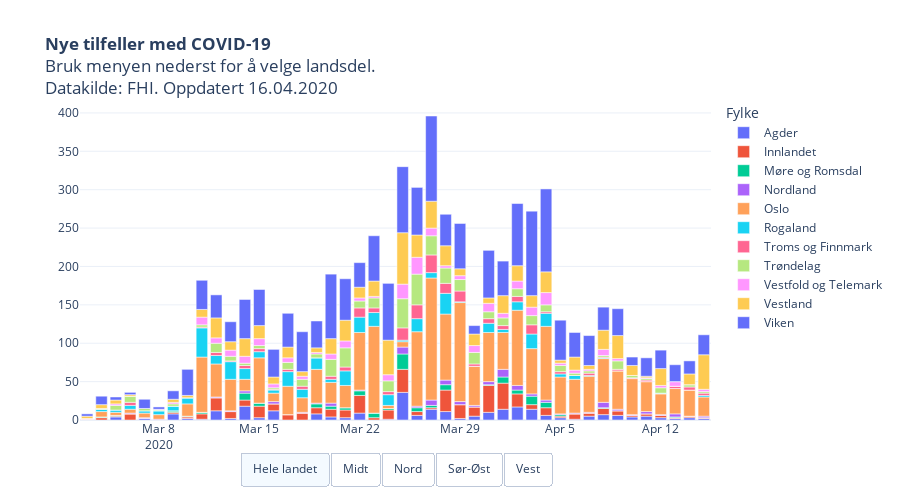

The notebook cell this image was saved under:
### Code cell
legend = [i for i in endring["Fylke"].dropna().unique()]
foretak = [i for i in endring["RHF"].dropna().unique()]
legend.sort()
foretak.sort()

fig = px.bar(endring, x='variable', y='value',
             category_orders={"RHF": foretak},
             title = "<b>Nye tilfeller med COVID-19</b><br>Bruk menyen nederst for å velge landsdel.<br>Datakilde: FHI. Oppdatert "+datetime.today().strftime('%d.%m.%Y'),
             color='Fylke', 
             height=500,
             hover_name="Fylke",
             hover_data=["value"],
             template = "plotly_white",
             labels = {"variable": "Dato", "value": "Nye tilfeller"}    
            )



fig.update_layout(
    updatemenus = list([
    dict(type="buttons", 
         direction="left", 
         active=0,
         buttons=list([
                        dict(label='Hele landet',
                 method='update',
                 args=[{'visible': [True, True, True, True, True, True, True, True, True, True, True]},
                       {'yaxis': {"title": "",
                                  "annotations": []}}]), 
            dict(label='Midt',
                 method='update',
                 args=[{'visible': [False, False, True, False, False, False, False, True, False, False, False]},
                       {'yaxis': {"title": "",
                                  "annotations": []}}]),         
            dict(label='Nord',
                 method='update',
                 args=[{'visible': [False, False, False, True, False, False, True, False, False, False, False]},
                       {'yaxis': {"title": "",
                                  "annotations": []}}]),
            
            dict(label='Sør-Øst',
                 method='update',
                 args=[{'visible': [True, True, False, False, True, False, False, False, True, False, True]},
                       {'yaxis': {"title": "",
                                  "annotations": []}}]),  
                               
             dict(label='Vest',
                 method='update',
                 args=[{'visible': [False, False, False, False, False, True, False, False, False, True, False]},
                       {'yaxis': {"title": "",
                                  "annotations": []}}])  
             
            ]),
            showactive=True,
            x=0.5,
            xanchor="center",
            y=-0.1,
            yanchor="top"
        )
    ]))

fig.update_layout(autosize=True,
    #margin=dict(l=100, r=100, t=150, b=0),
    paper_bgcolor='rgba(0, 0, 0, 0)',
    xaxis=dict(title=''),
    yaxis=dict(title='', rangemode = 'tozero'),
    #plot_bgcolor='rgb(248, 248, 255),'
                 )

py.plot(fig, filename='COVID19_nye_tilfeller.html', auto_open=False)
fig.show()

### Figure 1 — Plotly figure (JSON) as saved in the notebook; plotly's stock layout.template omitted (floating-point values rounded to 4 significant figures)
{"data": [{"alignmentgroup": "True", "customdata": [[1], [0], [4], [0], [2], [0], [8], [2], [1], [12], [2], [18], [3], [12], [0], [0], [8], [4], [3], [9], [0], [1], [36], [6], [14], [11], [2], [5], [10], [14], [17], [14], [6], [3], [1], [5], [7], [6], [4], [5], [3], [2], [3], [2]], "hoverlabel": {"namelength": 0}, "hovertemplate": "<b>%{hovertext}</b><br><br>Fylke=Agder<br>Dato=%{x}<br>Nye tilfeller=%{customdata[0]}", "hovertext": ["Agder", "Agder", "Agder", "Agder", "Agder", "Agder", "Agder", "Agder", "Agder", "Agder", "Agder", "Agder", "Agder", "Agder", "Agder", "Agder", "Agder", "Agder", "Agder", "Agder", "Agder", "Agder", "Agder", "Agder", "Agder", "Agder", "Agder", "Agder", "Agder", "Agder", "Agder", "Agder", "Agder", "Agder", "Agder", "Agder", "Agder", "Agder", "Agder", "Agder", "Agder", "Agder", "Agder", "Agder"], "legendgroup": "Agder", "marker": {"color": "#636efa"}, "name": "Agder", "offsetgroup": "Agder", "orientation": "v", "showlegend": true, "textposition": "auto", "type": "bar", "x": ["2020-03-03T00:00:00", "2020-03-04T00:00:00", "2020-03-05T00:00:00", "2020-03-06T00:00:00", "2020-03-07T00:00:00", "2020-03-08T00:00:00", "2020-03-09T00:00:00", "2020-03-10T00:00:00", "2020-03-11T00:00:00", "2020-03-12T00:00:00", "2020-03-13T00:00:00", "2020-03-14T00:00:00", "2020-03-15T00:00:00", "2020-03-16T00:00:00", "2020-03-17T00:00:00", "2020-03-18T00:00:00", "2020-03-19T00:00:00", "2020-03-20T00:00:00", "2020-03-21T00:00:00", "2020-03-22T00:00:00", "2020-03-23T00:00:00", "2020-03-24T00:00:00", "2020-03-25T00:00:00", "2020-03-26T00:00:00", "2020-03-27T00:00:00", "2020-03-28T00:00:00", "2020-03-29T00:00:00", "2020-03-30T00:00:00", "2020-03-31T00:00:00", "2020-04-01T00:00:00", "2020-04-02T00:00:00", "2020-04-03T00:00:00", "2020-04-04T00:00:00", "2020-04-05T00:00:00", "2020-04-06T00:00:00", "2020-04-07T00:00:00", "2020-04-08T00:00:00", "2020-04-09T00:00:00", "2020-04-10T00:00:00", "2020-04-11T00:00:00", "2020-04-12T00:00:00", "2020-04-13T00:00:00", "2020-04-14T00:00:00", "2020-04-15T00:00:00"], "xaxis": "x", "y": [1, 0, 4, 0, 2, 0, 8, 2, 1, 12, 2, 18, 3, 12, 0, 0, 8, 4, 3, 9, 0, 1, 36, 6, 14, 11, 2, 5, 10, 14, 17, 14, 6, 3, 1, 5, 7, 6, 4, 5, 3, 2, 3, 2], "yaxis": "y"}, {"alignmentgroup": "True", "customdata": [[0], [3], [1], [8], [0], [0], [2], [2], [7], [17], [9], [8], [15], [9], [7], [9], [8], [10], [10], [23], [3], [12], [30], [5], [2], [28], [18], [12], [35], [34], [17], [6], [10], [2], [7], [4], [8], [6], [2], [3], [3], [1], [2], [1]], "hoverlabel": {"namelength": 0}, "hovertemplate": "<b>%{hovertext}</b><br><br>Fylke=Innlandet<br>Dato=%{x}<br>Nye tilfeller=%{customdata[0]}", "hovertext": ["Innlandet", "Innlandet", "Innlandet", "Innlandet", "Innlandet", "Innlandet", "Innlandet", "Innlandet", "Innlandet", "Innlandet", "Innlandet", "Innlandet", "Innlandet", "Innlandet", "Innlandet", "Innlandet", "Innlandet", "Innlandet", "Innlandet", "Innlandet", "Innlandet", "Innlandet", "Innlandet", "Innlandet", "Innlandet", "Innlandet", "Innlandet", "Innlandet", "Innlandet", "Innlandet", "Innlandet", "Innlandet", "Innlandet", "Innlandet", "Innlandet", "Innlandet", "Innlandet", "Innlandet", "Innlandet", "Innlandet", "Innlandet", "Innlandet", "Innlandet", "Innlandet"], "legendgroup": "Innlandet", "marker": {"color": "#EF553B"}, "name": "Innlandet", "offsetgroup": "Innlandet", "orientation": "v", "showlegend": true, "textposition": "auto", "type": "bar", "x": ["2020-03-03T00:00:00", "2020-03-04T00:00:00", "2020-03-05T00:00:00", "2020-03-06T00:00:00", "2020-03-07T00:00:00", "2020-03-08T00:00:00", "2020-03-09T00:00:00", "2020-03-10T00:00:00", "2020-03-11T00:00:00", "2020-03-12T00:00:00", "2020-03-13T00:00:00", "2020-03-14T00:00:00", "2020-03-15T00:00:00", "2020-03-16T00:00:00", "2020-03-17T00:00:00", "2020-03-18T00:00:00", "2020-03-19T00:00:00", "2020-03-20T00:00:00", "2020-03-21T00:00:00", "2020-03-22T00:00:00", "2020-03-23T00:00:00", "2020-03-24T00:00:00", "2020-03-25T00:00:00", "2020-03-26T00:00:00", "2020-03-27T00:00:00", "2020-03-28T00:00:00", "2020-03-29T00:00:00", "2020-03-30T00:00:00", "2020-03-31T00:00:00", "2020-04-01T00:00:00", "2020-04-02T00:00:00", "2020-04-03T00:00:00", "2020-04-04T00:00:00", "2020-04-05T00:00:00", "2020-04-06T00:00:00", "2020-04-07T00:00:00", "2020-04-08T00:00:00", "2020-04-09T00:00:00", "2020-04-10T00:00:00", "2020-04-11T00:00:00", "2020-04-12T00:00:00", "2020-04-13T00:00:00", "2020-04-14T00:00:00", "2020-04-15T00:00:00"], "xaxis": "x", "y": [0, 3, 1, 8, 0, 0, 2, 2, 7, 17, 9, 8, 15, 9, 7, 9, 8, 10, 10, 23, 3, 12, 30, 5, 2, 28, 18, 12, 35, 34, 17, 6, 10, 2, 7, 4, 8, 6, 2, 3, 3, 1, 2, 1], "yaxis": "y"}, {"alignmentgroup": "True", "customdata": [[0], [1], [1], [0], [0], [0], [2], [1], [2], [0], [0], [9], [4], [0], [0], [0], [5], [4], [3], [6], [6], [2], [20], [5], [3], [7], [0], [0], [1], [8], [5], [11], [7], [2], [0], [0], [1], [0], [0], [0], [0], [1], [0], [0]], "hoverlabel": {"namelength": 0}, "hovertemplate": "<b>%{hovertext}</b><br><br>Fylke=Møre og Romsdal<br>Dato=%{x}<br>Nye tilfeller=%{customdata[0]}", "hovertext": ["Møre og Romsdal", "Møre og Romsdal", "Møre og Romsdal", "Møre og Romsdal", "Møre og Romsdal", "Møre og Romsdal", "Møre og Romsdal", "Møre og Romsdal", "Møre og Romsdal", "Møre og Romsdal", "Møre og Romsdal", "Møre og Romsdal", "Møre og Romsdal", "Møre og Romsdal", "Møre og Romsdal", "Møre og Romsdal", "Møre og Romsdal", "Møre og Romsdal", "Møre og Romsdal", "Møre og Romsdal", "Møre og Romsdal", "Møre og Romsdal", "Møre og Romsdal", "Møre og Romsdal", "Møre og Romsdal", "Møre og Romsdal", "Møre og Romsdal", "Møre og Romsdal", "Møre og Romsdal", "Møre og Romsdal", "Møre og Romsdal", "Møre og Romsdal", "Møre og Romsdal", "Møre og Romsdal", "Møre og Romsdal", "Møre og Romsdal", "Møre og Romsdal", "Møre og Romsdal", "Møre og Romsdal", "Møre og Romsdal", "Møre og Romsdal", "Møre og Romsdal", "Møre og Romsdal", "Møre og Romsdal"], "legendgroup": "Møre og Romsdal", "marker": {"color": "#00cc96"}, "name": "Møre og Romsdal", "offsetgroup": "Møre og Romsdal", "orientation": "v", "showlegend": true, "textposition": "auto", "type": "bar", "x": ["2020-03-03T00:00:00", "2020-03-04T00:00:00", "2020-03-05T00:00:00", "2020-03-06T00:00:00", "2020-03-07T00:00:00", "2020-03-08T00:00:00", "2020-03-09T00:00:00", "2020-03-10T00:00:00", "2020-03-11T00:00:00", "2020-03-12T00:00:00", "2020-03-13T00:00:00", "2020-03-14T00:00:00", "2020-03-15T00:00:00", "2020-03-16T00:00:00", "2020-03-17T00:00:00", "2020-03-18T00:00:00", "2020-03-19T00:00:00", "2020-03-20T00:00:00", "2020-03-21T00:00:00", "2020-03-22T00:00:00", "2020-03-23T00:00:00", "2020-03-24T00:00:00", "2020-03-25T00:00:00", "2020-03-26T00:00:00", "2020-03-27T00:00:00", "2020-03-28T00:00:00", "2020-03-29T00:00:00", "2020-03-30T00:00:00", "2020-03-31T00:00:00", "2020-04-01T00:00:00", "2020-04-02T00:00:00", "2020-04-03T00:00:00", "2020-04-04T00:00:00", "2020-04-05T00:00:00", "2020-04-06T00:00:00", "2020-04-07T00:00:00", "2020-04-08T00:00:00", "2020-04-09T00:00:00", "2020-04-10T00:00:00", "2020-04-11T00:00:00", "2020-04-12T00:00:00", "2020-04-13T00:00:00", "2020-04-14T00:00:00", "2020-04-15T00:00:00"], "xaxis": "x", "y": [0, 1, 1, 0, 0, 0, 2, 1, 2, 0, 0, 9, 4, 0, 0, 0, 5, 4, 3, 6, 6, 2, 20, 5, 3, 7, 0, 0, 1, 8, 5, 11, 7, 2, 0, 0, 1, 0, 0, 0, 0, 1, 0, 0], "yaxis": "y"}, {"alignmentgroup": "True", "customdata": [[0], [0], [0], [1], [1], [1], [0], [0], [0], [1], [1], [3], [0], [3], [0], [1], [1], [4], [0], [1], [0], [0], [9], [2], [7], [6], [4], [2], [4], [10], [6], [3], [3], [1], [1], [1], [7], [2], [1], [3], [1], [4], [0], [2]], "hoverlabel": {"namelength": 0}, "hovertemplate": "<b>%{hovertext}</b><br><br>Fylke=Nordland<br>Dato=%{x}<br>Nye tilfeller=%{customdata[0]}", "hovertext": ["Nordland", "Nordland", "Nordland", "Nordland", "Nordland", "Nordland", "Nordland", "Nordland", "Nordland", "Nordland", "Nordland", "Nordland", "Nordland", "Nordland", "Nordland", "Nordland", "Nordland", "Nordland", "Nordland", "Nordland", "Nordland", "Nordland", "Nordland", "Nordland", "Nordland", "Nordland", "Nordland", "Nordland", "Nordland", "Nordland", "Nordland", "Nordland", "Nordland", "Nordland", "Nordland", "Nordland", "Nordland", "Nordland", "Nordland", "Nordland", "Nordland", "Nordland", "Nordland", "Nordland"], "legendgroup": "Nordland", "marker": {"color": "#ab63fa"}, "name": "Nordland", "offsetgroup": "Nordland", "orientation": "v", "showlegend": true, "textposition": "auto", "type": "bar", "x": ["2020-03-03T00:00:00", "2020-03-04T00:00:00", "2020-03-05T00:00:00", "2020-03-06T00:00:00", "2020-03-07T00:00:00", "2020-03-08T00:00:00", "2020-03-09T00:00:00", "2020-03-10T00:00:00", "2020-03-11T00:00:00", "2020-03-12T00:00:00", "2020-03-13T00:00:00", "2020-03-14T00:00:00", "2020-03-15T00:00:00", "2020-03-16T00:00:00", "2020-03-17T00:00:00", "2020-03-18T00:00:00", "2020-03-19T00:00:00", "2020-03-20T00:00:00", "2020-03-21T00:00:00", "2020-03-22T00:00:00", "2020-03-23T00:00:00", "2020-03-24T00:00:00", "2020-03-25T00:00:00", "2020-03-26T00:00:00", "2020-03-27T00:00:00", "2020-03-28T00:00:00", "2020-03-29T00:00:00", "2020-03-30T00:00:00", "2020-03-31T00:00:00", "2020-04-01T00:00:00", "2020-04-02T00:00:00", "2020-04-03T00:00:00", "2020-04-04T00:00:00", "2020-04-05T00:00:00", "2020-04-06T00:00:00", "2020-04-07T00:00:00", "2020-04-08T00:00:00", "2020-04-09T00:00:00", "2020-04-10T00:00:00", "2020-04-11T00:00:00", "2020-04-12T00:00:00", "2020-04-13T00:00:00", "2020-04-14T00:00:00", "2020-04-15T00:00:00"], "xaxis": "x", "y": [0, 0, 0, 1, 1, 1, 0, 0, 0, 1, 1, 3, 0, 3, 0, 1, 1, 4, 0, 1, 0, 0, 9, 2, 7, 6, 4, 2, 4, 10, 6, 3, 3, 1, 1, 1, 7, 2, 1, 3, 1, 4, 0, 2], "yaxis": "y"}, {"alignmentgroup": "True", "customdata": [[0], [7], [4], [5], [6], [6], [0], [16], [72], [43], [41], [15], [59], [11], [37], [19], [44], [27], [29], [75], [113], [4], [7], [97], [159], [86], [129], [51], [64], [48], [98], [59], [96], [48], [44], [47], [57], [50], [47], [39], [27], [33], [34], [25]], "hoverlabel": {"namelength": 0}, "hovertemplate": "<b>%{hovertext}</b><br><br>Fylke=Oslo<br>Dato=%{x}<br>Nye tilfeller=%{customdata[0]}", "hovertext": ["Oslo", "Oslo", "Oslo", "Oslo", "Oslo", "Oslo", "Oslo", "Oslo", "Oslo", "Oslo", "Oslo", "Oslo", "Oslo", "Oslo", "Oslo", "Oslo", "Oslo", "Oslo", "Oslo", "Oslo", "Oslo", "Oslo", "Oslo", "Oslo", "Oslo", "Oslo", "Oslo", "Oslo", "Oslo", "Oslo", "Oslo", "Oslo", "Oslo", "Oslo", "Oslo", "Oslo", "Oslo", "Oslo", "Oslo", "Oslo", "Oslo", "Oslo", "Oslo", "Oslo"], "legendgroup": "Oslo", "marker": {"color": "#FFA15A"}, "name": "Oslo", "offsetgroup": "Oslo", "orientation": "v", "showlegend": true, "textposition": "auto", "type": "bar", "x": ["2020-03-03T00:00:00", "2020-03-04T00:00:00", "2020-03-05T00:00:00", "2020-03-06T00:00:00", "2020-03-07T00:00:00", "2020-03-08T00:00:00", "2020-03-09T00:00:00", "2020-03-10T00:00:00", "2020-03-11T00:00:00", "2020-03-12T00:00:00", "2020-03-13T00:00:00", "2020-03-14T00:00:00", "2020-03-15T00:00:00", "2020-03-16T00:00:00", "2020-03-17T00:00:00", "2020-03-18T00:00:00", "2020-03-19T00:00:00", "2020-03-20T00:00:00", "2020-03-21T00:00:00", "2020-03-22T00:00:00", "2020-03-23T00:00:00", "2020-03-24T00:00:00", "2020-03-25T00:00:00", "2020-03-26T00:00:00", "2020-03-27T00:00:00", "2020-03-28T00:00:00", "2020-03-29T00:00:00", "2020-03-30T00:00:00", "2020-03-31T00:00:00", "2020-04-01T00:00:00", "2020-04-02T00:00:00", "2020-04-03T00:00:00", "2020-04-04T00:00:00", "2020-04-05T00:00:00", "2020-04-06T00:00:00", "2020-04-07T00:00:00", "2020-04-08T00:00:00", "2020-04-09T00:00:00", "2020-04-10T00:00:00", "2020-04-11T00:00:00", "2020-04-12T00:00:00", "2020-04-13T00:00:00", "2020-04-14T00:00:00", "2020-04-15T00:00:00"], "xaxis": "x", "y": [0, 7, 4, 5, 6, 6, 0, 16, 72, 43, 41, 15, 59, 11, 37, 19, 44, 27, 29, 75, 113, 4, 7, 97, 159, 86, 129, 51, 64, 48, 98, 59, 96, 48, 44, 47, 57, 50, 47, 39, 27, 33, 34, 25], "yaxis": "y"}, {"alignmentgroup": "True", "customdata": [[0], [3], [3], [5], [3], [5], [6], [8], [38], [11], [23], [14], [8], [4], [19], [11], [15], [4], [19], [20], [18], [14], [2], [17], [7], [27], [1], [0], [12], [4], [11], [19], [17], [4], [5], [1], [1], [0], [0], [0], [1], [0], [0], [2]], "hoverlabel": {"namelength": 0}, "hovertemplate": "<b>%{hovertext}</b><br><br>Fylke=Rogaland<br>Dato=%{x}<br>Nye tilfeller=%{customdata[0]}", "hovertext": ["Rogaland", "Rogaland", "Rogaland", "Rogaland", "Rogaland", "Rogaland", "Rogaland", "Rogaland", "Rogaland", "Rogaland", "Rogaland", "Rogaland", "Rogaland", "Rogaland", "Rogaland", "Rogaland", "Rogaland", "Rogaland", "Rogaland", "Rogaland", "Rogaland", "Rogaland", "Rogaland", "Rogaland", "Rogaland", "Rogaland", "Rogaland", "Rogaland", "Rogaland", "Rogaland", "Rogaland", "Rogaland", "Rogaland", "Rogaland", "Rogaland", "Rogaland", "Rogaland", "Rogaland", "Rogaland", "Rogaland", "Rogaland", "Rogaland", "Rogaland", "Rogaland"], "legendgroup": "Rogaland", "marker": {"color": "#19d3f3"}, "name": "Rogaland", "offsetgroup": "Rogaland", "orientation": "v", "showlegend": true, "textposition": "auto", "type": "bar", "x": ["2020-03-03T00:00:00", "2020-03-04T00:00:00", "2020-03-05T00:00:00", "2020-03-06T00:00:00", "2020-03-07T00:00:00", "2020-03-08T00:00:00", "2020-03-09T00:00:00", "2020-03-10T00:00:00", "2020-03-11T00:00:00", "2020-03-12T00:00:00", "2020-03-13T00:00:00", "2020-03-14T00:00:00", "2020-03-15T00:00:00", "2020-03-16T00:00:00", "2020-03-17T00:00:00", "2020-03-18T00:00:00", "2020-03-19T00:00:00", "2020-03-20T00:00:00", "2020-03-21T00:00:00", "2020-03-22T00:00:00", "2020-03-23T00:00:00", "2020-03-24T00:00:00", "2020-03-25T00:00:00", "2020-03-26T00:00:00", "2020-03-27T00:00:00", "2020-03-28T00:00:00", "2020-03-29T00:00:00", "2020-03-30T00:00:00", "2020-03-31T00:00:00", "2020-04-01T00:00:00", "2020-04-02T00:00:00", "2020-04-03T00:00:00", "2020-04-04T00:00:00", "2020-04-05T00:00:00", "2020-04-06T00:00:00", "2020-04-07T00:00:00", "2020-04-08T00:00:00", "2020-04-09T00:00:00", "2020-04-10T00:00:00", "2020-04-11T00:00:00", "2020-04-12T00:00:00", "2020-04-13T00:00:00", "2020-04-14T00:00:00", "2020-04-15T00:00:00"], "xaxis": "x", "y": [0, 3, 3, 5, 3, 5, 6, 8, 38, 11, 23, 14, 8, 4, 19, 11, 15, 4, 19, 20, 18, 14, 2, 17, 7, 27, 1, 0, 12, 4, 11, 19, 17, 4, 5, 1, 1, 0, 0, 0, 1, 0, 0, 2], "yaxis": "y"}, {"alignmentgroup": "True", "customdata": [[1], [0], [0], [4], [0], [0], [0], [0], [1], [4], [1], [4], [4], [1], [3], [4], [0], [4], [5], [12], [6], [4], [16], [18], [23], [13], [14], [3], [6], [5], [7], [12], [2], [3], [0], [3], [1], [2], [1], [2], [0], [3], [4], [3]], "hoverlabel": {"namelength": 0}, "hovertemplate": "<b>%{hovertext}</b><br><br>Fylke=Troms og Finnmark<br>Dato=%{x}<br>Nye tilfeller=%{customdata[0]}", "hovertext": ["Troms og Finnmark", "Troms og Finnmark", "Troms og Finnmark", "Troms og Finnmark", "Troms og Finnmark", "Troms og Finnmark", "Troms og Finnmark", "Troms og Finnmark", "Troms og Finnmark", "Troms og Finnmark", "Troms og Finnmark", "Troms og Finnmark", "Troms og Finnmark", "Troms og Finnmark", "Troms og Finnmark", "Troms og Finnmark", "Troms og Finnmark", "Troms og Finnmark", "Troms og Finnmark", "Troms og Finnmark", "Troms og Finnmark", "Troms og Finnmark", "Troms og Finnmark", "Troms og Finnmark", "Troms og Finnmark", "Troms og Finnmark", "Troms og Finnmark", "Troms og Finnmark", "Troms og Finnmark", "Troms og Finnmark", "Troms og Finnmark", "Troms og Finnmark", "Troms og Finnmark", "Troms og Finnmark", "Troms og Finnmark", "Troms og Finnmark", "Troms og Finnmark", "Troms og Finnmark", "Troms og Finnmark", "Troms og Finnmark", "Troms og Finnmark", "Troms og Finnmark", "Troms og Finnmark", "Troms og Finnmark"], "legendgroup": "Troms og Finnmark", "marker": {"color": "#FF6692"}, "name": "Troms og Finnmark", "offsetgroup": "Troms og Finnmark", "orientation": "v", "showlegend": true, "textposition": "auto", "type": "bar", "x": ["2020-03-03T00:00:00", "2020-03-04T00:00:00", "2020-03-05T00:00:00", "2020-03-06T00:00:00", "2020-03-07T00:00:00", "2020-03-08T00:00:00", "2020-03-09T00:00:00", "2020-03-10T00:00:00", "2020-03-11T00:00:00", "2020-03-12T00:00:00", "2020-03-13T00:00:00", "2020-03-14T00:00:00", "2020-03-15T00:00:00", "2020-03-16T00:00:00", "2020-03-17T00:00:00", "2020-03-18T00:00:00", "2020-03-19T00:00:00", "2020-03-20T00:00:00", "2020-03-21T00:00:00", "2020-03-22T00:00:00", "2020-03-23T00:00:00", "2020-03-24T00:00:00", "2020-03-25T00:00:00", "2020-03-26T00:00:00", "2020-03-27T00:00:00", "2020-03-28T00:00:00", "2020-03-29T00:00:00", "2020-03-30T00:00:00", "2020-03-31T00:00:00", "2020-04-01T00:00:00", "2020-04-02T00:00:00", "2020-04-03T00:00:00", "2020-04-04T00:00:00", "2020-04-05T00:00:00", "2020-04-06T00:00:00", "2020-04-07T00:00:00", "2020-04-08T00:00:00", "2020-04-09T00:00:00", "2020-04-10T00:00:00", "2020-04-11T00:00:00", "2020-04-12T00:00:00", "2020-04-13T00:00:00", "2020-04-14T00:00:00", "2020-04-15T00:00:00"], "xaxis": "x", "y": [1, 0, 0, 4, 0, 0, 0, 0, 1, 4, 1, 4, 4, 1, 3, 4, 0, 4, 5, 12, 6, 4, 16, 18, 23, 13, 14, 3, 6, 5, 7, 12, 2, 3, 0, 3, 1, 2, 1, 2, 0, 3, 4, 3], "yaxis": "y"}, {"alignmentgroup": "True", "customdata": [[0], [1], [6], [8], [3], [1], [3], [0], [3], [12], [6], [3], [4], [2], [9], [9], [5], [22], [25], [9], [13], [14], [38], [40], [25], [20], [15], [15], [9], [10], [10], [12], [9], [8], [3], [3], [2], [11], [3], [2], [7], [0], [3], [2]], "hoverlabel": {"namelength": 0}, "hovertemplate": "<b>%{hovertext}</b><br><br>Fylke=Trøndelag<br>Dato=%{x}<br>Nye tilfeller=%{customdata[0]}", "hovertext": ["Trøndelag", "Trøndelag", "Trøndelag", "Trøndelag", "Trøndelag", "Trøndelag", "Trøndelag", "Trøndelag", "Trøndelag", "Trøndelag", "Trøndelag", "Trøndelag", "Trøndelag", "Trøndelag", "Trøndelag", "Trøndelag", "Trøndelag", "Trøndelag", "Trøndelag", "Trøndelag", "Trøndelag", "Trøndelag", "Trøndelag", "Trøndelag", "Trøndelag", "Trøndelag", "Trøndelag", "Trøndelag", "Trøndelag", "Trøndelag", "Trøndelag", "Trøndelag", "Trøndelag", "Trøndelag", "Trøndelag", "Trøndelag", "Trøndelag", "Trøndelag", "Trøndelag", "Trøndelag", "Trøndelag", "Trøndelag", "Trøndelag", "Trøndelag"], "legendgroup": "Trøndelag", "marker": {"color": "#B6E880"}, "name": "Trøndelag", "offsetgroup": "Trøndelag", "orientation": "v", "showlegend": true, "textposition": "auto", "type": "bar", "x": ["2020-03-03T00:00:00", "2020-03-04T00:00:00", "2020-03-05T00:00:00", "2020-03-06T00:00:00", "2020-03-07T00:00:00", "2020-03-08T00:00:00", "2020-03-09T00:00:00", "2020-03-10T00:00:00", "2020-03-11T00:00:00", "2020-03-12T00:00:00", "2020-03-13T00:00:00", "2020-03-14T00:00:00", "2020-03-15T00:00:00", "2020-03-16T00:00:00", "2020-03-17T00:00:00", "2020-03-18T00:00:00", "2020-03-19T00:00:00", "2020-03-20T00:00:00", "2020-03-21T00:00:00", "2020-03-22T00:00:00", "2020-03-23T00:00:00", "2020-03-24T00:00:00", "2020-03-25T00:00:00", "2020-03-26T00:00:00", "2020-03-27T00:00:00", "2020-03-28T00:00:00", "2020-03-29T00:00:00", "2020-03-30T00:00:00", "2020-03-31T00:00:00", "2020-04-01T00:00:00", "2020-04-02T00:00:00", "2020-04-03T00:00:00", "2020-04-04T00:00:00", "2020-04-05T00:00:00", "2020-04-06T00:00:00", "2020-04-07T00:00:00", "2020-04-08T00:00:00", "2020-04-09T00:00:00", "2020-04-10T00:00:00", "2020-04-11T00:00:00", "2020-04-12T00:00:00", "2020-04-13T00:00:00", "2020-04-14T00:00:00", "2020-04-15T00:00:00"], "xaxis": "x", "y": [0, 1, 6, 8, 3, 1, 3, 0, 3, 12, 6, 3, 4, 2, 9, 9, 5, 22, 25, 9, 13, 14, 38, 40, 25, 20, 15, 15, 9, 10, 10, 12, 9, 8, 3, 3, 2, 11, 3, 2, 7, 0, 3, 2], "yaxis": "y"}, {"alignmentgroup": "True", "customdata": [[0], [0], [2], [0], [0], [1], [2], [0], [10], [7], [8], [9], [9], [5], [6], [4], [2], [7], [9], [4], [2], [8], [19], [22], [10], [3], [5], [9], [11], [6], [10], [11], [16], [3], [4], [2], [8], [3], [0], [1], [3], [6], [0], [3]], "hoverlabel": {"namelength": 0}, "hovertemplate": "<b>%{hovertext}</b><br><br>Fylke=Vestfold og Telemark<br>Dato=%{x}<br>Nye tilfeller=%{customdata[0]}", "hovertext": ["Vestfold og Telemark", "Vestfold og Telemark", "Vestfold og Telemark", "Vestfold og Telemark", "Vestfold og Telemark", "Vestfold og Telemark", "Vestfold og Telemark", "Vestfold og Telemark", "Vestfold og Telemark", "Vestfold og Telemark", "Vestfold og Telemark", "Vestfold og Telemark", "Vestfold og Telemark", "Vestfold og Telemark", "Vestfold og Telemark", "Vestfold og Telemark", "Vestfold og Telemark", "Vestfold og Telemark", "Vestfold og Telemark", "Vestfold og Telemark", "Vestfold og Telemark", "Vestfold og Telemark", "Vestfold og Telemark", "Vestfold og Telemark", "Vestfold og Telemark", "Vestfold og Telemark", "Vestfold og Telemark", "Vestfold og Telemark", "Vestfold og Telemark", "Vestfold og Telemark", "Vestfold og Telemark", "Vestfold og Telemark", "Vestfold og Telemark", "Vestfold og Telemark", "Vestfold og Telemark", "Vestfold og Telemark", "Vestfold og Telemark", "Vestfold og Telemark", "Vestfold og Telemark", "Vestfold og Telemark", "Vestfold og Telemark", "Vestfold og Telemark", "Vestfold og Telemark", "Vestfold og Telemark"], "legendgroup": "Vestfold og Telemark", "marker": {"color": "#FF97FF"}, "name": "Vestfold og Telemark", "offsetgroup": "Vestfold og Telemark", "orientation": "v", "showlegend": true, "textposition": "auto", "type": "bar", "x": ["2020-03-03T00:00:00", "2020-03-04T00:00:00", "2020-03-05T00:00:00", "2020-03-06T00:00:00", "2020-03-07T00:00:00", "2020-03-08T00:00:00", "2020-03-09T00:00:00", "2020-03-10T00:00:00", "2020-03-11T00:00:00", "2020-03-12T00:00:00", "2020-03-13T00:00:00", "2020-03-14T00:00:00", "2020-03-15T00:00:00", "2020-03-16T00:00:00", "2020-03-17T00:00:00", "2020-03-18T00:00:00", "2020-03-19T00:00:00", "2020-03-20T00:00:00", "2020-03-21T00:00:00", "2020-03-22T00:00:00", "2020-03-23T00:00:00", "2020-03-24T00:00:00", "2020-03-25T00:00:00", "2020-03-26T00:00:00", "2020-03-27T00:00:00", "2020-03-28T00:00:00", "2020-03-29T00:00:00", "2020-03-30T00:00:00", "2020-03-31T00:00:00", "2020-04-01T00:00:00", "2020-04-02T00:00:00", "2020-04-03T00:00:00", "2020-04-04T00:00:00", "2020-04-05T00:00:00", "2020-04-06T00:00:00", "2020-04-07T00:00:00", "2020-04-08T00:00:00", "2020-04-09T00:00:00", "2020-04-10T00:00:00", "2020-04-11T00:00:00", "2020-04-12T00:00:00", "2020-04-13T00:00:00", "2020-04-14T00:00:00", "2020-04-15T00:00:00"], "xaxis": "x", "y": [0, 0, 2, 0, 0, 1, 2, 0, 10, 7, 8, 9, 9, 5, 6, 4, 2, 7, 9, 4, 2, 8, 19, 22, 10, 3, 5, 9, 11, 6, 10, 11, 16, 3, 4, 2, 8, 3, 0, 1, 3, 6, 0, 3], "yaxis": "y"}, {"alignmentgroup": "True", "customdata": [[3], [5], [5], [2], [0], [0], [4], [3], [10], [26], [11], [23], [17], [9], [14], [6], [6], [20], [27], [14], [20], [45], [67], [29], [35], [26], [9], [15], [7], [23], [20], [15], [27], [4], [17], [5], [25], [30], [13], [2], [22], [0], [14], [45]], "hoverlabel": {"namelength": 0}, "hovertemplate": "<b>%{hovertext}</b><br><br>Fylke=Vestland<br>Dato=%{x}<br>Nye tilfeller=%{customdata[0]}", "hovertext": ["Vestland", "Vestland", "Vestland", "Vestland", "Vestland", "Vestland", "Vestland", "Vestland", "Vestland", "Vestland", "Vestland", "Vestland", "Vestland", "Vestland", "Vestland", "Vestland", "Vestland", "Vestland", "Vestland", "Vestland", "Vestland", "Vestland", "Vestland", "Vestland", "Vestland", "Vestland", "Vestland", "Vestland", "Vestland", "Vestland", "Vestland", "Vestland", "Vestland", "Vestland", "Vestland", "Vestland", "Vestland", "Vestland", "Vestland", "Vestland", "Vestland", "Vestland", "Vestland", "Vestland"], "legendgroup": "Vestland", "marker": {"color": "#FECB52"}, "name": "Vestland", "offsetgroup": "Vestland", "orientation": "v", "showlegend": true, "textposition": "auto", "type": "bar", "x": ["2020-03-03T00:00:00", "2020-03-04T00:00:00", "2020-03-05T00:00:00", "2020-03-06T00:00:00", "2020-03-07T00:00:00", "2020-03-08T00:00:00", "2020-03-09T00:00:00", "2020-03-10T00:00:00", "2020-03-11T00:00:00", "2020-03-12T00:00:00", "2020-03-13T00:00:00", "2020-03-14T00:00:00", "2020-03-15T00:00:00", "2020-03-16T00:00:00", "2020-03-17T00:00:00", "2020-03-18T00:00:00", "2020-03-19T00:00:00", "2020-03-20T00:00:00", "2020-03-21T00:00:00", "2020-03-22T00:00:00", "2020-03-23T00:00:00", "2020-03-24T00:00:00", "2020-03-25T00:00:00", "2020-03-26T00:00:00", "2020-03-27T00:00:00", "2020-03-28T00:00:00", "2020-03-29T00:00:00", "2020-03-30T00:00:00", "2020-03-31T00:00:00", "2020-04-01T00:00:00", "2020-04-02T00:00:00", "2020-04-03T00:00:00", "2020-04-04T00:00:00", "2020-04-05T00:00:00", "2020-04-06T00:00:00", "2020-04-07T00:00:00", "2020-04-08T00:00:00", "2020-04-09T00:00:00", "2020-04-10T00:00:00", "2020-04-11T00:00:00", "2020-04-12T00:00:00", "2020-04-13T00:00:00", "2020-04-14T00:00:00", "2020-04-15T00:00:00"], "xaxis": "x", "y": [3, 5, 5, 2, 0, 0, 4, 3, 10, 26, 11, 23, 17, 9, 14, 6, 6, 20, 27, 14, 20, 45, 67, 29, 35, 26, 9, 15, 7, 23, 20, 15, 27, 4, 17, 5, 25, 30, 13, 2, 22, 0, 14, 45], "yaxis": "y"}, {"alignmentgroup": "True", "customdata": [[3], [11], [4], [3], [12], [3], [11], [34], [38], [30], [26], [51], [47], [36], [44], [52], [35], [84], [54], [32], [59], [74], [86], [62], [111], [41], [59], [11], [62], [45], [81], [110], [108], [52], [32], [39], [30], [35], [11], [24], [24], [22], [17], [26]], "hoverlabel": {"namelength": 0}, "hovertemplate": "<b>%{hovertext}</b><br><br>Fylke=Viken<br>Dato=%{x}<br>Nye tilfeller=%{customdata[0]}", "hovertext": ["Viken", "Viken", "Viken", "Viken", "Viken", "Viken", "Viken", "Viken", "Viken", "Viken", "Viken", "Viken", "Viken", "Viken", "Viken", "Viken", "Viken", "Viken", "Viken", "Viken", "Viken", "Viken", "Viken", "Viken", "Viken", "Viken", "Viken", "Viken", "Viken", "Viken", "Viken", "Viken", "Viken", "Viken", "Viken", "Viken", "Viken", "Viken", "Viken", "Viken", "Viken", "Viken", "Viken", "Viken"], "legendgroup": "Viken", "marker": {"color": "#636efa"}, "name": "Viken", "offsetgroup": "Viken", "orientation": "v", "showlegend": true, "textposition": "auto", "type": "bar", "x": ["2020-03-03T00:00:00", "2020-03-04T00:00:00", "2020-03-05T00:00:00", "2020-03-06T00:00:00", "2020-03-07T00:00:00", "2020-03-08T00:00:00", "2020-03-09T00:00:00", "2020-03-10T00:00:00", "2020-03-11T00:00:00", "2020-03-12T00:00:00", "2020-03-13T00:00:00", "2020-03-14T00:00:00", "2020-03-15T00:00:00", "2020-03-16T00:00:00", "2020-03-17T00:00:00", "2020-03-18T00:00:00", "2020-03-19T00:00:00", "2020-03-20T00:00:00", "2020-03-21T00:00:00", "2020-03-22T00:00:00", "2020-03-23T00:00:00", "2020-03-24T00:00:00", "2020-03-25T00:00:00", "2020-03-26T00:00:00", "2020-03-27T00:00:00", "2020-03-28T00:00:00", "2020-03-29T00:00:00", "2020-03-30T00:00:00", "2020-03-31T00:00:00", "2020-04-01T00:00:00", "2020-04-02T00:00:00", "2020-04-03T00:00:00", "2020-04-04T00:00:00", "2020-04-05T00:00:00", "2020-04-06T00:00:00", "2020-04-07T00:00:00", "2020-04-08T00:00:00", "2020-04-09T00:00:00", "2020-04-10T00:00:00", "2020-04-11T00:00:00", "2020-04-12T00:00:00", "2020-04-13T00:00:00", "2020-04-14T00:00:00", "2020-04-15T00:00:00"], "xaxis": "x", "y": [3, 11, 4, 3, 12, 3, 11, 34, 38, 30, 26, 51, 47, 36, 44, 52, 35, 84, 54, 32, 59, 74, 86, 62, 111, 41, 59, 11, 62, 45, 81, 110, 108, 52, 32, 39, 30, 35, 11, 24, 24, 22, 17, 26], "yaxis": "y"}], "layout": {"autosize": true, "barmode": "relative", "height": 500, "legend": {"title": {"text": "Fylke"}, "tracegroupgap": 0}, "paper_bgcolor": "rgba(0, 0, 0, 0)", "title": {"text": "<b>Nye tilfeller med COVID-19</b><br>Bruk menyen nederst for å velge landsdel.<br>Datakilde: FHI. Oppdatert 16.04.2020"}, "updatemenus": [{"active": 0, "buttons": [{"args": [{"visible": [true, true, true, true, true, true, true, true, true, true, true]}, {"yaxis": {"annotations": [], "title": ""}}], "label": "Hele landet", "method": "update"}, {"args": [{"visible": [false, false, true, false, false, false, false, true, false, false, false]}, {"yaxis": {"annotations": [], "title": ""}}], "label": "Midt", "method": "update"}, {"args": [{"visible": [false, false, false, true, false, false, true, false, false, false, false]}, {"yaxis": {"annotations": [], "title": ""}}], "label": "Nord", "method": "update"}, {"args": [{"visible": [true, true, false, false, true, false, false, false, true, false, true]}, {"yaxis": {"annotations": [], "title": ""}}], "label": "Sør-Øst", "method": "update"}, {"args": [{"visible": [false, false, false, false, false, true, false, false, false, true, false]}, {"yaxis": {"annotations": [], "title": ""}}], "label": "Vest", "method": "update"}], "direction": "left", "showactive": true, "type": "buttons", "x": 0.5, "xanchor": "center", "y": -0.1, "yanchor": "top"}], "xaxis": {"anchor": "y", "domain": [0, 1], "title": {"text": ""}}, "yaxis": {"anchor": "x", "domain": [0, 1], "rangemode": "tozero", "title": {"text": ""}}}}
